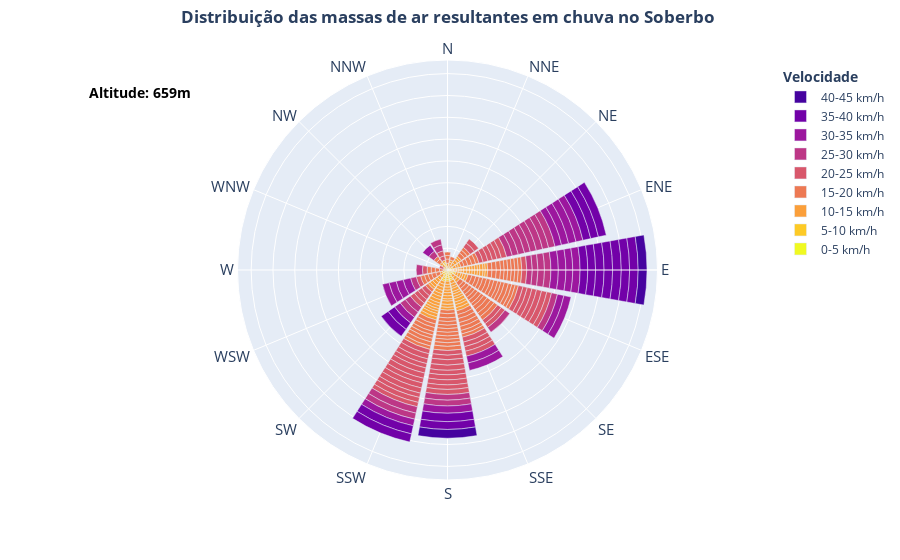

Notebook code for this chart:
### Code cell
import plotly.express as px
import plotly.graph_objects as go

velocidade_cat = ['0-5 km/h', '5-10 km/h', '10-15 km/h', '15-20 km/h', '20-25 km/h', '25-30 km/h', '30-35 km/h', '35-40 km/h','40-45 km/h']
dir_cat = ["N", "NNE", "NE", "ENE", "E", "ESE", "SE", "SSE", "S", "SSW", "SW", "WSW", "W", "WNW", "NW", "NNW"]

date = trajs_659['data']
fig = px.bar_polar(trajs_659,r='velocidade', theta='direção', color='velocidade_cat', 
                   category_orders={'velocidade_cat': velocidade_cat,
                                    'direção': dir_cat}, 
                   color_discrete_sequence = px.colors.sequential.Plasma_r,
                   hover_data={'data': True}
)

fig.update_layout(legend=dict(
     traceorder='reversed',
     yanchor='top',
     y=0.99,
     xanchor='right',
     x=1.1,
     title_font_size=14),
     legend_title_text='<b>Velocidade',
     title={'text': '<b>Distribuição das massas de ar resultantes em chuva no Soberbo',
            'y': 0.98, 'x': 0.5, 'xref': 'paper'},
     font_family='Open Sans',
     polar_radialaxis_showticklabels=False,
     annotations=[dict(
        showarrow=False,
        xref='paper',
        yref='paper',
        x=0.01, y=0.95,
        text='<b>Altitude: 659m',
        font=dict(size=14, color='black'))],
     polar_angularaxis_tickfont_size = 15,
     paper_bgcolor='rgba(0, 0, 0, 0)'
)

fig.update_traces(hovertemplate=
                  '<b>%{theta}</b><br>'+
                  'velocidade (km/h): %{r:.1f}<br>')

fig.show()
fig.write_image('trajsSB.png', width=800, height=600)

### Figure 1 — Plotly figure (JSON) as saved in the notebook; plotly's stock layout.template omitted (floating-point values rounded to 4 significant figures)
{"data": [{"customdata": [["September, 2018"], ["September, 2018"], ["September, 2018"], ["October, 2018"], ["November, 2018"], ["January, 2019"], ["February, 2019"], ["February, 2019"], ["February, 2019"], ["February, 2019"], ["February, 2019"], ["February, 2019"], ["March, 2019"], ["March, 2019"], ["April, 2019"], ["May, 2019"], ["May, 2019"], ["May, 2019"], ["May, 2019"]], "hovertemplate": "<b>%{theta}</b><br>velocidade (km/h): %{r:.1f}<br>", "legendgroup": "0-5 km/h", "marker": {"color": "#f0f921"}, "name": "0-5 km/h", "r": [4.945, 4.234, 4.472, 1.114, 2.55, 1.981, 1.401, 1.355, 3.605, 3.062, 4.314, 2.789, 4.204, 4.543, 4.575, 2.402, 3.043, 1.431, 3.2], "showlegend": true, "subplot": "polar", "theta": ["S", "NW", "W", "WNW", "SW", "NNW", "NNE", "E", "NW", "NNW", "WNW", "W", "WSW", "WSW", "SSE", "ESE", "ESE", "SSE", "E"], "type": "barpolar"}, {"customdata": [["August, 2018"], ["August, 2018"], ["August, 2018"], ["August, 2018"], ["August, 2018"], ["August, 2018"], ["September, 2018"], ["September, 2018"], ["October, 2018"], ["October, 2018"], ["October, 2018"], ["October, 2018"], ["October, 2018"], ["November, 2018"], ["November, 2018"], ["November, 2018"], ["November, 2018"], ["November, 2018"], ["December, 2018"], ["December, 2018"], ["December, 2018"], ["December, 2018"], ["December, 2018"], ["December, 2018"], ["January, 2019"], ["January, 2019"], ["January, 2019"], ["January, 2019"], ["January, 2019"], ["January, 2019"], ["January, 2019"], ["January, 2019"], ["January, 2019"], ["February, 2019"], ["February, 2019"], ["February, 2019"], ["February, 2019"], ["February, 2019"], ["March, 2019"], ["April, 2019"], ["April, 2019"], ["April, 2019"], ["May, 2019"], ["May, 2019"], ["June, 2019"], ["June, 2019"]], "hovertemplate": "<b>%{theta}</b><br>velocidade (km/h): %{r:.1f}<br>", "legendgroup": "5-10 km/h", "marker": {"color": "#fdca26"}, "name": "5-10 km/h", "r": [5.929, 7.211, 7.666, 8.959, 6.286, 7.359, 9.346, 8.67, 8.121, 7.656, 7.234, 7.955, 7.199, 9.769, 9.843, 6.595, 9.296, 7.796, 9.548, 9.097, 8.537, 9.98, 7.03, 8.827, 7.561, 7.576, 5.951, 9.029, 5.83, 8.949, 5.646, 8.137, 8.256, 7.137, 6.091, 7.296, 6.246, 8.897, 5.642, 6.679, 7.066, 7.6, 9.456, 9.628, 8.074, 8.485], "showlegend": true, "subplot": "polar", "theta": ["S", "SE", "SSE", "SSE", "SE", "S", "SSW", "NNW", "SSW", "S", "SSW", "S", "SE", "SW", "SSE", "SSW", "S", "ENE", "ENE", "ENE", "SE", "SSE", "SW", "ESE", "NE", "NE", "WNW", "NNE", "SSW", "NNW", "ESE", "N", "N", "WNW", "WSW", "NNW", "NNW", "SSW", "ESE", "ESE", "ESE", "SSE", "WSW", "SW", "SSW", "S"], "type": "barpolar"}, {"customdata": [["July, 2018"], ["July, 2018"], ["August, 2018"], ["August, 2018"], ["August, 2018"], ["August, 2018"], ["August, 2018"], ["August, 2018"], ["September, 2018"], ["September, 2018"], ["September, 2018"], ["October, 2018"], ["October, 2018"], ["October, 2018"], ["October, 2018"], ["October, 2018"], ["October, 2018"], ["October, 2018"], ["October, 2018"], ["November, 2018"], ["November, 2018"], ["November, 2018"], ["November, 2018"], ["November, 2018"], ["November, 2018"], ["November, 2018"], ["December, 2018"], ["December, 2018"], ["December, 2018"], ["December, 2018"], ["December, 2018"], ["December, 2018"], ["December, 2018"], ["December, 2018"], ["December, 2018"], ["December, 2018"], ["December, 2018"], ["December, 2018"], ["December, 2018"], ["December, 2018"], ["December, 2018"], ["December, 2018"], ["December, 2018"], ["December, 2018"], ["December, 2018"], ["December, 2018"], ["December, 2018"], ["December, 2018"], ["December, 2018"], ["December, 2018"], ["December, 2018"], ["December, 2018"], ["January, 2019"], ["January, 2019"], ["January, 2019"], ["January, 2019"], ["January, 2019"], ["January, 2019"], ["January, 2019"], ["January, 2019"], ["January, 2019"], ["February, 2019"], ["February, 2019"], ["February, 2019"], ["February, 2019"], ["February, 2019"], ["February, 2019"], ["February, 2019"], ["February, 2019"], ["February, 2019"], ["March, 2019"], ["March, 2019"], ["March, 2019"], ["March, 2019"], ["March, 2019"], ["March, 2019"], ["March, 2019"], ["March, 2019"], ["April, 2019"], ["April, 2019"], ["April, 2019"], ["April, 2019"], ["May, 2019"], ["May, 2019"], ["June, 2019"]], "hovertemplate": "<b>%{theta}</b><br>velocidade (km/h): %{r:.1f}<br>", "legendgroup": "10-15 km/h", "marker": {"color": "#fb9f3a"}, "name": "10-15 km/h", "r": [10.94, 13.14, 12.75, 14.43, 11.66, 12.31, 11.78, 14.56, 12.14, 14.69, 14.79, 13.46, 13.61, 12.6, 13.29, 12.54, 13.81, 11.0, 12.55, 10.46, 13.7, 12.14, 13.14, 10.1, 11.68, 14.47, 14.63, 14.92, 14.15, 12.04, 12.19, 12.16, 11.86, 14.26, 13.93, 12.41, 11.1, 10.11, 11.33, 14.99, 14.18, 11.15, 12.23, 13.5, 11.1, 10.25, 11.56, 11.66, 14.82, 13.84, 14.69, 12.05, 10.83, 12.29, 11.98, 12.26, 10.46, 10.1, 11.54, 10.21, 14.22, 14.88, 13.71, 13.28, 13.25, 10.73, 14.51, 14.71, 10.43, 14.5, 10.28, 14.99, 11.44, 13.81, 12.67, 11.72, 12.18, 12.7, 14.86, 14.31, 12.44, 10.98, 14.21, 14.21, 11.38], "showlegend": true, "subplot": "polar", "theta": ["E", "E", null, "SSE", "ESE", "E", "E", "S", "W", "NNE", "SW", "SSW", "SW", "SW", "SW", "SSE", "SW", "SW", "S", "SSE", "S", "S", "SE", "E", "E", "E", "SSW", "SSW", "SSW", "ESE", "E", "E", "E", "S", "S", "E", "NW", "S", "E", "S", "SSE", "SSE", "SSE", "S", "SSE", "ESE", "ESE", "NE", "ENE", "NE", "NE", "NNE", "NNE", null, null, "NE", "NNW", "ENE", "ENE", "NE", "E", "SSE", "SE", "SE", "NW", "NW", "SSW", "SSW", null, "N", "E", "SSW", "ESE", "SSW", "SSW", "SSW", "SSW", "S", "SSW", "SSW", "SSE", "E", "SSE", "SSE", "WSW"], "type": "barpolar"}, {"customdata": [["July, 2018"], ["July, 2018"], ["August, 2018"], ["August, 2018"], ["August, 2018"], ["August, 2018"], ["August, 2018"], ["September, 2018"], ["September, 2018"], ["September, 2018"], ["September, 2018"], ["September, 2018"], ["September, 2018"], ["September, 2018"], ["October, 2018"], ["October, 2018"], ["October, 2018"], ["October, 2018"], ["October, 2018"], ["October, 2018"], ["October, 2018"], ["October, 2018"], ["October, 2018"], ["October, 2018"], ["November, 2018"], ["November, 2018"], ["November, 2018"], ["November, 2018"], ["November, 2018"], ["November, 2018"], ["November, 2018"], ["November, 2018"], ["November, 2018"], ["November, 2018"], ["November, 2018"], ["December, 2018"], ["December, 2018"], ["December, 2018"], ["December, 2018"], ["December, 2018"], ["January, 2019"], ["January, 2019"], ["January, 2019"], ["February, 2019"], ["February, 2019"], ["February, 2019"], ["February, 2019"], ["February, 2019"], ["February, 2019"], ["February, 2019"], ["February, 2019"], ["February, 2019"], ["February, 2019"], ["February, 2019"], ["February, 2019"], ["March, 2019"], ["March, 2019"], ["March, 2019"], ["March, 2019"], ["March, 2019"], ["March, 2019"], ["March, 2019"], ["March, 2019"], ["March, 2019"], ["March, 2019"], ["March, 2019"], ["March, 2019"], ["March, 2019"], ["April, 2019"], ["April, 2019"], ["April, 2019"], ["April, 2019"], ["April, 2019"], ["April, 2019"], ["April, 2019"], ["April, 2019"], ["May, 2019"], ["May, 2019"], ["May, 2019"], ["May, 2019"], ["May, 2019"], ["May, 2019"], ["June, 2019"], ["June, 2019"], ["June, 2019"], ["June, 2019"]], "hovertemplate": "<b>%{theta}</b><br>velocidade (km/h): %{r:.1f}<br>", "legendgroup": "15-20 km/h", "marker": {"color": "#ed7953"}, "name": "15-20 km/h", "r": [15.07, 17.68, 19.68, 19.84, 19.57, 17.84, 16.35, 17.44, 18.39, 18.0, 17.02, 19.75, 19.51, 19.58, 18.19, 19.4, 15.17, 16.98, 16.39, 16.1, 16.39, 16.47, 18.86, 16.83, 18.21, 18.14, 18.34, 18.6, 19.37, 16.73, 18.95, 16.46, 16.78, 16.03, 18.05, 15.81, 16.99, 16.73, 18.11, 16.6, 16.29, 15.47, 15.61, 15.35, 15.28, 17.9, 16.32, 18.9, 18.02, 16.31, 15.31, 15.52, 15.24, 16.13, 19.18, 17.17, 15.04, 15.74, 15.66, 19.75, 18.97, 16.03, 18.88, 19.16, 16.1, 16.25, 16.24, 15.76, 19.51, 18.63, 18.53, 17.86, 17.14, 18.69, 15.23, 16.61, 17.94, 18.69, 16.6, 15.24, 15.38, 15.3, 18.92, 15.59, 15.1, 16.16], "showlegend": true, "subplot": "polar", "theta": ["ENE", "ENE", "E", "E", "E", "NW", "S", "W", "ENE", "NE", null, "WSW", "WSW", "N", "SSE", "SE", "SE", "SE", "SE", "SE", "SE", "WSW", "SSW", "SSW", "SSE", "SE", "ESE", "ESE", "S", "S", "SSW", "S", "ESE", "ESE", "ESE", "S", "S", "S", "ENE", "E", "N", "N", "NW", "S", "SE", "ESE", "ESE", "SE", "ESE", "E", "NE", "NE", "NNE", "SSW", "SSE", "WSW", "ESE", "SSW", "S", "SE", "SE", "ESE", "ESE", "SE", "ESE", "E", "E", "E", "W", "W", "W", "WSW", "SSW", "SSW", "SSW", "S", "SSE", "SSE", "SSE", "SSE", "SW", "ENE", "S", "ESE", "ESE", "E"], "type": "barpolar"}, {"customdata": [["August, 2018"], ["August, 2018"], ["August, 2018"], ["August, 2018"], ["September, 2018"], ["September, 2018"], ["October, 2018"], ["October, 2018"], ["October, 2018"], ["November, 2018"], ["November, 2018"], ["November, 2018"], ["November, 2018"], ["November, 2018"], ["November, 2018"], ["November, 2018"], ["November, 2018"], ["November, 2018"], ["November, 2018"], ["December, 2018"], ["December, 2018"], ["December, 2018"], ["December, 2018"], ["December, 2018"], ["December, 2018"], ["February, 2019"], ["February, 2019"], ["February, 2019"], ["February, 2019"], ["February, 2019"], ["March, 2019"], ["March, 2019"], ["March, 2019"], ["March, 2019"], ["March, 2019"], ["March, 2019"], ["March, 2019"], ["March, 2019"], ["March, 2019"], ["March, 2019"], ["March, 2019"], ["March, 2019"], ["March, 2019"], ["March, 2019"], ["March, 2019"], ["April, 2019"], ["April, 2019"], ["April, 2019"], ["April, 2019"], ["April, 2019"], ["May, 2019"], ["May, 2019"]], "hovertemplate": "<b>%{theta}</b><br>velocidade (km/h): %{r:.1f}<br>", "legendgroup": "20-25 km/h", "marker": {"color": "#d8576b"}, "name": "20-25 km/h", "r": [20.12, 23.67, 23.46, 20.74, 22.39, 20.56, 22.92, 21.58, 24.28, 22.1, 21.34, 21.17, 22.94, 21.83, 20.37, 20.02, 23.86, 20.93, 21.33, 24.62, 22.04, 20.61, 24.86, 23.48, 20.76, 22.82, 23.47, 23.02, 23.12, 20.06, 20.13, 23.64, 21.27, 20.05, 22.72, 24.21, 20.18, 20.84, 20.48, 21.8, 21.59, 23.64, 24.56, 21.99, 20.84, 21.16, 23.26, 23.06, 21.36, 20.47, 20.47, 24.75], "showlegend": true, "subplot": "polar", "theta": ["ENE", "NE", "NE", "SSW", "ENE", "WSW", "SSE", "SSE", "SSW", "SSW", "S", "SSE", "SSE", "ESE", "SSW", "ESE", "SSW", "S", "ENE", "SSW", "SSW", "SW", "S", "S", "S", "E", "SSW", "S", "S", "WNW", "NNW", "NNW", "SW", "SW", "SW", "SSW", "SSW", "S", "SE", "ESE", "ESE", "ESE", "ESE", "ESE", "SE", "W", "SSW", "S", "ENE", "ENE", "SSW", "ENE"], "type": "barpolar"}, {"customdata": [["July, 2018"], ["July, 2018"], ["July, 2018"], ["August, 2018"], ["August, 2018"], ["August, 2018"], ["August, 2018"], ["August, 2018"], ["September, 2018"], ["October, 2018"], ["October, 2018"], ["October, 2018"], ["October, 2018"], ["October, 2018"], ["October, 2018"], ["November, 2018"], ["November, 2018"], ["February, 2019"], ["March, 2019"], ["March, 2019"], ["March, 2019"], ["April, 2019"], ["May, 2019"], ["May, 2019"], ["June, 2019"]], "hovertemplate": "<b>%{theta}</b><br>velocidade (km/h): %{r:.1f}<br>", "legendgroup": "25-30 km/h", "marker": {"color": "#bd3786"}, "name": "25-30 km/h", "r": [27.98, 28.97, 28.32, 26.74, 28.0, 29.54, 29.9, 26.04, 29.01, 25.24, 26.73, 26.05, 28.4, 26.82, 29.39, 29.47, 28.28, 28.19, 28.06, 26.85, 27.87, 26.59, 29.63, 29.8, 26.63], "showlegend": true, "subplot": "polar", "theta": ["SW", "W", "SW", "ENE", "ENE", "ENE", "SSW", "S", "NW", "E", "ENE", "E", "ENE", "S", "ENE", "E", "SSW", "ENE", "NNW", "SE", "ESE", "NNW", "E", "ENE", "WSW"], "type": "barpolar"}, {"customdata": [["July, 2018"], ["July, 2018"], ["July, 2018"], ["July, 2018"], ["September, 2018"], ["October, 2018"], ["October, 2018"], ["October, 2018"], ["October, 2018"], ["November, 2018"], ["November, 2018"], ["November, 2018"], ["November, 2018"], ["November, 2018"], ["November, 2018"], ["March, 2019"], ["March, 2019"], ["May, 2019"], ["May, 2019"], ["June, 2019"]], "hovertemplate": "<b>%{theta}</b><br>velocidade (km/h): %{r:.1f}<br>", "legendgroup": "30-35 km/h", "marker": {"color": "#9c179e"}, "name": "30-35 km/h", "r": [31.42, 34.77, 33.14, 33.02, 33.27, 30.66, 33.09, 30.62, 33.23, 30.15, 34.0, 33.29, 34.54, 31.52, 34.95, 32.08, 34.79, 33.84, 32.21, 30.88], "showlegend": true, "subplot": "polar", "theta": ["SW", "WSW", "WSW", "WSW", "NW", "WSW", "S", "ENE", "ENE", "ESE", "E", "ESE", "E", "E", "ENE", "SSE", "SSE", "E", "ENE", "SSW"], "type": "barpolar"}, {"customdata": [["July, 2018"], ["October, 2018"], ["October, 2018"], ["October, 2018"], ["October, 2018"], ["November, 2018"], ["November, 2018"], ["November, 2018"], ["November, 2018"], ["November, 2018"], ["May, 2019"], ["May, 2019"], ["May, 2019"], ["May, 2019"], ["May, 2019"], ["May, 2019"]], "hovertemplate": "<b>%{theta}</b><br>velocidade (km/h): %{r:.1f}<br>", "legendgroup": "35-40 km/h", "marker": {"color": "#7201a8"}, "name": "35-40 km/h", "r": [36.05, 38.79, 38.01, 38.63, 35.84, 35.06, 35.75, 39.06, 36.5, 38.12, 39.07, 39.66, 38.24, 36.39, 36.61, 39.21], "showlegend": true, "subplot": "polar", "theta": ["SW", "SW", "SSW", "S", "S", "E", "E", "E", "ENE", "SSW", "E", "E", "E", "ENE", "ENE", "E"], "type": "barpolar"}, {"customdata": [["October, 2018"], ["May, 2019"]], "hovertemplate": "<b>%{theta}</b><br>velocidade (km/h): %{r:.1f}<br>", "legendgroup": "40-45 km/h", "marker": {"color": "#46039f"}, "name": "40-45 km/h", "r": [40.17, 40.44], "showlegend": true, "subplot": "polar", "theta": ["S", "E"], "type": "barpolar"}], "layout": {"annotations": [{"font": {"color": "black", "size": 14}, "showarrow": false, "text": "<b>Altitude: 659m", "x": 0.01, "xref": "paper", "y": 0.95, "yref": "paper"}], "autosize": true, "barmode": "relative", "font": {"family": "Open Sans"}, "legend": {"title": {"font": {"size": 14}, "text": "<b>Velocidade"}, "tracegroupgap": 0, "traceorder": "reversed", "x": 1.1, "xanchor": "right", "y": 0.99, "yanchor": "top"}, "margin": {"t": 60}, "paper_bgcolor": "rgba(0, 0, 0, 0)", "polar": {"angularaxis": {"categoryarray": ["N", "NNE", "NE", "ENE", "E", "ESE", "SE", "SSE", "S", "SSW", "SW", "WSW", "W", "WNW", "NW", "NNW"], "categoryorder": "array", "direction": "clockwise", "rotation": 90, "tickfont": {"size": 15}, "type": "category"}, "domain": {"x": [0, 1], "y": [0, 1]}, "radialaxis": {"autorange": true, "range": [0, 962.6], "showticklabels": false, "type": "linear"}}, "title": {"text": "<b>Distribuição das massas de ar resultantes em chuva no Soberbo", "x": 0.5, "xref": "paper", "y": 0.98}}}
